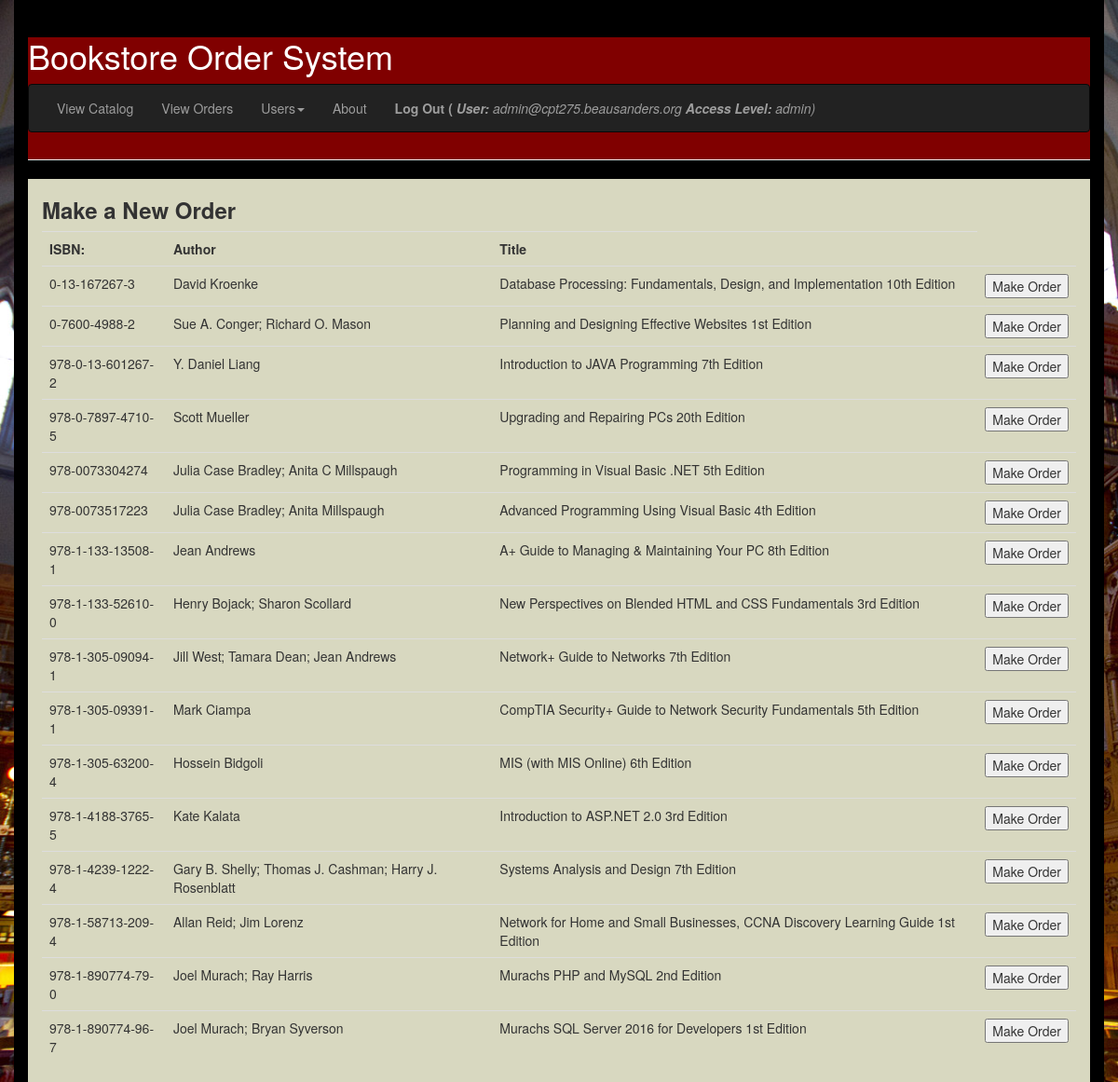
Screenshot of /home/cptadmin/public_html/orders_form.php (signed in) with the database file from the repository.
### tables this page shows
CREATE TABLE `books` (
  `book_isbn` varchar(20) NOT NULL,
  `book_title` varchar(80) DEFAULT NULL,
  `book_author` varchar(80) DEFAULT NULL,
  `book_image` varchar(40) DEFAULT NULL,
  `book_desc` text,
  `book_price` decimal(6,2) NOT NULL,
  `publisherid` int(10) unsigned NOT NULL,
  PRIMARY KEY (`book_isbn`)
);

### home/cptadmin/public_html/orders_form.php (the view, shortened to what this page needs)
<?php
require ('config.php');
$sql = "SELECT book_author, book_desc, book_isbn, book_title FROM books";
$result = $conn->query($sql);
?>
<!DOCTYPE html>
<html>
 <head>
        <link rel="stylesheet" type="text/css" href="https://maxcdn.bootstrapcdn.com/bootstrap/3.3.7/css/bootstrap.min.css" />
    </head>
<div class="container" style=background-color:#000000;>
<body background="images/textbook.jpg">
            <div style="background-color:#800000;">
            <div class="page-header">
                <header style=color:#FFFFFF;>
                    <h1>Bookstore Order System</h1></header>
     <?php
     include "navigation_bar.php"; ?>
</div>
<div class="container-fluid" style=background-color:#d8d8c0;>
            <div class="table-responsive">
<?php include "header_navigation.php"; ?>
                    <h3><b>Make a New Order</b></h3>
<table class="table">
	<tr>
		<th> ISBN:</th>
		<th> Author </th>
		<th> Title </th>
	</tr>
<?php
while($row = $result->fetch_assoc()) {
    echo "<tr> <td>" . $row["book_isbn"]. "</td>" ."<td>". $row["book_author"].
			 "</td>" .  "<td>" . $row["book_title"] . "</td> " .
"<td> <form action = 'orders_form_process.php' method='post' id='book_isbn'>
	  <input type='hidden' name='book_isbn' value='" . $row["book_isbn"]. "'>
	  <input type='submit' value='Make Order'>
	  </form>
</td></tr>";
    }
?>
</table>
					</div>
    </div>
    </body
    </div>
	</div>
</html>
</body>
</html>

### rows the page displays
books: book_isbn "0-13-167267-3", book_author "David Kroenke", book_title "Database Processing: Fundamentals, Design, and Implementation 10th Edition"
books: book_isbn "0-7600-4988-2", book_author "Sue A. Conger; Richard O. Mason", book_title "Planning and Designing Effective Websites 1st Edition"
books: book_isbn "978-0-13-601267-2", book_author "Y. Daniel Liang", book_title "Introduction to JAVA Programming 7th Edition"
books: book_isbn "978-0-7897-4710-5", book_author "Scott Mueller", book_title "Upgrading and Repairing PCs 20th Edition"
books: book_isbn "978-0073304274", book_author "Julia Case Bradley; Anita C Millspaugh", book_title "Programming in Visual Basic .NET 5th Edition"
books: book_isbn "978-0073517223", book_author "Julia Case Bradley; Anita Millspaugh", book_title "Advanced Programming Using Visual Basic 4th Edition"
books: book_isbn "978-1-133-13508-1", book_author "Jean Andrews", book_title "A+ Guide to Managing & Maintaining Your PC 8th Edition"
books: book_isbn "978-1-133-52610-0", book_author "Henry Bojack; Sharon Scollard", book_title "New Perspectives on Blended HTML and CSS Fundamentals 3rd Edition"
books: book_isbn "978-1-305-09094-1", book_author "Jill West; Tamara Dean; Jean Andrews", book_title "Network+ Guide to Networks 7th Edition"
books: book_isbn "978-1-305-09391-1", book_author "Mark Ciampa", book_title "CompTIA Security+ Guide to Network Security Fundamentals 5th Edition"
books: book_isbn "978-1-305-63200-4", book_author "Hossein Bidgoli", book_title "MIS (with MIS Online) 6th Edition"
books: book_isbn "978-1-4188-3765-5", book_author "Kate Kalata", book_title "Introduction to ASP.NET 2.0 3rd Edition"
books: book_isbn "978-1-4239-1222-4", book_author "Gary B. Shelly; Thomas J. Cashman; Harry J. Rosenblatt", book_title "Systems Analysis and Design 7th Edition"
books: book_isbn "978-1-58713-209-4", book_author "Allan Reid; Jim Lorenz", book_title "Network for Home and Small Businesses, CCNA Discovery Learning Guide 1st Edition"
books: book_isbn "978-1-890774-79-0", book_author "Joel Murach; Ray Harris", book_title "Murachs PHP and MySQL 2nd Edition"
books: book_isbn "978-1-890774-96-7", book_author "Joel Murach; Bryan Syverson", book_title "Murachs SQL Server 2016 for Developers 1st Edition"

### other values shown
$_SESSION['username'] "admin@cpt275.beausanders.org"
$_SESSION['access_level'] "admin"
